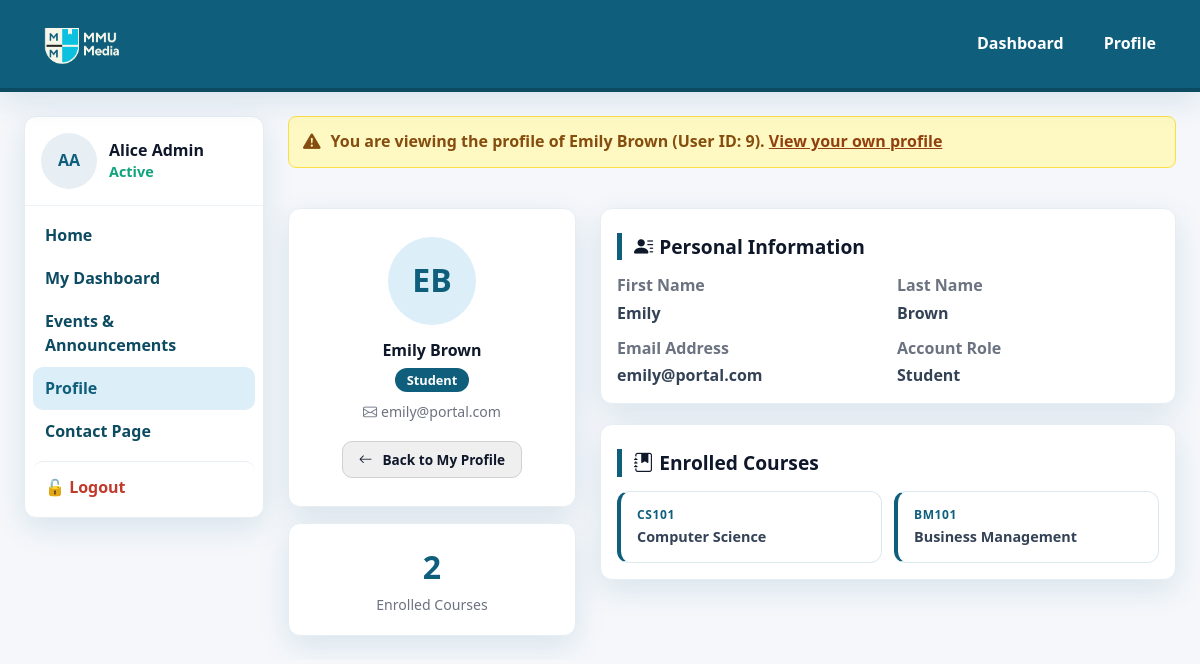
The page /profile?user_id=9 (signed in) on the database its author committed.
### tables this page shows
CREATE TABLE users (
            id             INTEGER PRIMARY KEY AUTOINCREMENT,
            first_name     TEXT    NOT NULL,
            last_name      TEXT    NOT NULL,
            email          TEXT    UNIQUE NOT NULL,
            password       TEXT    NOT NULL,
            role           TEXT    NOT NULL DEFAULT 'student'
                           CHECK(role IN ('student', 'tutor', 'admin')),
            office_number  TEXT,
            office_hours   TEXT
        );

CREATE TABLE courses (
            id          INTEGER PRIMARY KEY AUTOINCREMENT,
            name        TEXT    NOT NULL,
            code        TEXT    UNIQUE NOT NULL,
            description TEXT,
            tutor_id    INTEGER REFERENCES users(id)
        );

### app.py (the view)
@app.route("/profile")
def profile():
    if "user_id" not in session:
        return redirect("/login")
    user_id = request.args.get('user_id', session['user_id'])
    if 'user_id' not in request.args:
        return redirect(f"/profile?user_id={session['user_id']}")
    conn = get_db()
    cursor = conn.cursor()
    cursor.execute("SELECT first_name, last_name, email, role FROM users WHERE id = ?", (user_id,))
    user_data = cursor.fetchone()
    cursor.execute("""
        SELECT c.name, c.code
        FROM enrollments e
        JOIN courses c ON e.course_id = c.id
        WHERE e.user_id = ?
    """, (user_id,))
    courses = [{"name": r[0], "code": r[1]} for r in cursor.fetchall()]
    conn.close()
    user = {"first_name": user_data[0], "last_name": user_data[1], "email": user_data[2], "role": user_data[3]} if user_data else None
    return render_template("profile.html", user=user, courses=courses,
                           current_user_id=int(user_id),
                           logged_in_user_id=session['user_id'])

### app.py (called while the page is built)
def get_db():
    conn = sqlite3.connect(DB_PATH, timeout=30, check_same_thread=False)
    conn.execute("PRAGMA journal_mode=WAL")
    conn.execute("PRAGMA busy_timeout=30000")
    return conn

### templates/profile.html (shortened to what this page needs)
<!DOCTYPE html>
<html lang="en">
<head>
  <link rel="stylesheet" href="{{ url_for('static', filename='css/style.css') }}">
  <link rel="stylesheet" href="https://cdn.jsdelivr.net/npm/bootstrap-icons@1.11.3/font/bootstrap-icons.min.css">
</head>
<body>
  <header class="topbar">
    <div class="brand">
      <img src="{{ url_for('static', filename='assets/MMUMediaLogo.png') }}" alt="Logo" width="100" height="50">
    </div>
    <nav class="nav-buttons">
      <a href="{{ url_for('dashboard') }}">Dashboard</a>
      <a href="{{ url_for('profile') }}">Profile</a>
    </nav>
  </header>
  <div class="app" style="grid-template-columns: 240px 1fr">
    <aside class="sidebar" id="sidebar">
      <div class="profile">
        <div class="avatar">{{ session.user_name[0] | upper }}{{ session.user_last_name[0] | upper }}</div>
        <div class="identity">
          <div class="name">{{ session.user_name }} {{ session.user_last_name }}</div>
          <div class="status">Active</div>
        </div>
      </div>
      <nav class="nav">
        <a href="{{ url_for('index') }}">Home</a>
        <a href="{{ url_for('dashboard') }}">My Dashboard</a>
        <a href="{{ url_for('firstPage') }}">Events &amp; Announcements</a>
        <a href="{{ url_for('profile') }}" class="active">Profile</a>
        <a href="{{ url_for('contact') }}">Contact Page</a>
        <a href="{{ url_for('logout') }}" class="nav-logout">🔓 Logout</a>
      </nav>
    </aside>
    <main class="main">
      {% if user %}
        {% if current_user_id != logged_in_user_id %}
        <div class="flash" style="background:#fef9c3; color:#854d0e; border:1px solid #fde047; display:flex; align-items:center; gap:10px;">
          <i class="bi bi-exclamation-triangle-fill" style="font-size:1.1rem;"></i>
          <span>
            You are viewing the profile of <strong>{{ user.first_name }} {{ user.last_name }}</strong>
            (User ID: {{ current_user_id }}).
            <a href="/profile?user_id={{ logged_in_user_id }}" style="color:#92400e; font-weight:700; text-decoration:underline;">View your own profile</a>
          </span>
        </div>
        {% endif %}
        <div style="display: grid; grid-template-columns: 1fr 2fr; gap: 24px; align-items: start;">
          <div style="display: grid; gap: 16px;">
            <div class="panel" style="text-align: center; padding: 28px 20px;">
              <div style="width:88px; height:88px; border-radius:50%; background:#dceef7; display:flex; align-items:center; justify-content:center; font-size:2rem; font-weight:800; color:var(--primary); margin: 0 auto 14px;">
                {{ user.first_name[0] | upper }}{{ user.last_name[0] | upper }}
              </div>
              <h4 style="font-weight:800; color:var(--ink); margin-bottom:6px;">{{ user.first_name }} {{ user.last_name }}</h4>
              <span style="display:inline-block; background:var(--primary); color:white; padding:3px 12px; border-radius:999px; font-size:0.8rem; font-weight:700; text-transform:capitalize; margin-bottom:10px;">
                {{ user.role }}
              </span>
              <p style="color:var(--muted); font-size:0.88rem; margin-bottom:18px;">
                <i class="bi bi-envelope" style="margin-right:4px;"></i>{{ user.email }}
              </p>
              {% if current_user_id == logged_in_user_id %}
              <a href="/profile?user_id={{ logged_in_user_id }}&edit=1" class="btn btn-primary" style="font-size:0.85rem; padding:8px 16px;">
                <i class="bi bi-pencil" style="margin-right:4px;"></i>Edit Profile
              </a>
              {% else %}
              <a href="/profile?user_id={{ logged_in_user_id }}" class="btn btn-secondary" style="font-size:0.85rem; padding:8px 16px;">
                <i class="bi bi-arrow-left" style="margin-right:4px;"></i>Back to My Profile
              </a>
              {% endif %}
            </div>
            <div class="panel" style="text-align:center; padding:20px;">
              <div style="font-size:2rem; font-weight:800; color:var(--primary);">{{ courses | length }}</div>
              <div style="color:var(--muted); font-size:0.88rem; margin-top:4px;">
                Enrolled Course{{ 's' if courses | length != 1 else '' }}
              </div>
            </div>
          </div>
          <div style="display: grid; gap: 20px;">
            <div class="panel">
              <h5 class="section-title">
                <i class="bi bi-person-lines-fill" style="margin-right:6px;"></i>Personal Information
              </h5>
              {% if current_user_id == logged_in_user_id and request.args.get('edit') == '1' %}
              <form method="POST" action="{{ url_for('profile_edit') }}">
                <div class="form-group">
                  <label for="first_name">First Name</label>
                  <input type="text" id="first_name" name="first_name" value="{{ user.first_name }}" required>
                </div>
                <div class="form-group">
                  <label for="last_name">Last Name</label>
                  <input type="text" id="last_name" name="last_name" value="{{ user.last_name }}" required>
                </div>
                <div class="form-group">
                  <label for="email">Email Address</label>
                  <input type="email" id="email" name="email" value="{{ user.email }}" required>
                </div>
                <div class="detail" style="flex-direction:column; gap:4px; margin-bottom:16px;">
                  <span class="label">Account Role</span>
                  <span class="value" style="text-transform:capitalize;">{{ user.role }}</span>
                </div>
                <div style="display:flex; gap:10px;">
                  <button type="submit" class="btn btn-primary" style="font-size:0.85rem; padding:8px 16px;">
                    <i class="bi bi-check-lg" style="margin-right:4px;"></i>Save Changes
                  </button>
                  <a href="/profile?user_id={{ logged_in_user_id }}" class="btn btn-secondary" style="font-size:0.85rem; padding:8px 16px;">Cancel</a>
                </div>
              </form>
              {% else %}
              <div class="details-grid">
                <div class="detail" style="flex-direction:column; gap:4px;">
                  <span class="label">First Name</span>
                  <span class="value">{{ user.first_name }}</span>
                </div>
                <div class="detail" style="flex-direction:column; gap:4px;">
                  <span class="label">Last Name</span>
                  <span class="value">{{ user.last_name }}</span>
                </div>
                <div class="detail" style="flex-direction:column; gap:4px;">
                  <span class="label">Email Address</span>
                  <span class="value">{{ user.email }}</span>
                </div>
                <div class="detail" style="flex-direction:column; gap:4px;">
                  <span class="label">Account Role</span>
                  <span class="value" style="text-transform:capitalize;">{{ user.role }}</span>
                </div>
              </div>
              {% endif %}
            </div>
            <div class="panel">
              <h5 class="section-title">
                <i class="bi bi-journal-bookmark-fill" style="margin-right:6px;"></i>Enrolled Courses
              </h5>
              {% if courses %}
              <div class="module-grid">
                {% for course in courses %}
                <div class="module-card">
                  <span class="module-code">{{ course.code }}</span>
                  <span class="module-name">{{ course.name }}</span>
                </div>
                {% endfor %}
              </div>
              {% else %}
              <div style="text-align:center; padding:24px 0;">
                <i class="bi bi-journal-x" style="font-size:2rem; color:var(--muted);"></i>
                <p class="empty-state" style="margin-top:8px;">No courses enrolled yet.</p>
              </div>
              {% endif %}
            </div>
          </div>
        </div>
      {% endif %}
    </main>
  </div>
</body>
</html>

### static/css/style.css (style rules this page uses)
:root { --primary: #0f5f7c; --primary-700: #0c4b62; --primary-300: #1a7aa1; --ink: #0f172a; --text: #344256; --muted: #6b7280; --bg: #f5f7fb; --surface: #ffffff; --warning: #f59e0b; --shadow: 0 10px 30px rgba(15, 95, 124, 0.12); --radius: 12px; }
html, body { overflow-x: hidden; }
* { box-sizing: border-box; margin: 0; padding: 0; }
body { font-family: system-ui, -apple-system, Segoe UI, Roboto, "Helvetica Neue", Arial, sans-serif; background: var(--bg); color: var(--text); line-height: 1.45; }
a { color: inherit; text-decoration: none; }
.topbar { position: sticky; top: 0; z-index: 100; display: flex; justify-content: space-between; align-items: center; padding: 14px 30px; background: var(--primary); color: white; border-bottom: 4px solid var(--primary-700); box-shadow: var(--shadow); }
.brand { display: flex; align-items: center; gap: 12px; font-weight: 800; letter-spacing: 0.2px; white-space: nowrap; }
.brand img { height: 60px; width: auto; display: block; }
.nav-buttons { display: flex; align-items: center; gap: 12px; flex-wrap: wrap; }
.nav-buttons a { color: white; font-weight: bold; padding: 8px 14px; border-radius: 8px; background: var(--primary); transition: background 0.2s; }
.app { display: grid; grid-template-columns: 240px 1fr minmax(300px, 360px); gap: 24px; padding: 24px; max-width: 1400px; margin: 0 auto; }
.main { display: grid; gap: 24px; }
.sidebar { position: sticky; top: 78px; align-self: start; background: var(--surface); border: 1px solid #e6edf3; border-radius: var(--radius); box-shadow: var(--shadow); overflow: hidden; }
.profile { display: grid; grid-template-columns: 56px 1fr; gap: 12px; padding: 16px; border-bottom: 1px solid #eef3f7; align-items: center; }
.avatar { width: 56px; height: 56px; border-radius: 50%; background: #e7eef4; display: grid; place-items: center; font-weight: 800; color: var(--primary); flex-shrink: 0; }
.identity .name { font-weight: 800; color: var(--ink); }
.identity .status { color: #10a37f; font-weight: 600; font-size: 0.9rem; }
.nav { padding: 8px; }
.nav a { display: flex; align-items: center; gap: 10px; padding: 10px 12px; border-radius: 10px; color: var(--primary-700); font-weight: 600; }
.nav a.active { background: #dceef7; color: var(--primary); }
.nav a.nav-logout { color: #c0392b; margin-top: 8px; border-top: 1px solid #e6edf3; padding-top: 14px; }
.panel { background: var(--surface); border: 1px solid #e6edf3; border-radius: var(--radius); box-shadow: var(--shadow); padding: 16px; }
.section-title { font-size: 1.2rem; font-weight: 800; color: var(--ink); margin: 8px 0 14px; padding-left: 12px; border-left: 5px solid var(--primary); }
.btn { display: inline-flex; align-items: center; gap: 6px; padding: 10px 18px; border-radius: 10px; font-weight: 700; font-size: 0.95rem; cursor: pointer; border: none; }
.btn-secondary { background: #efefef; color: var(--ink); border: 1px solid #d0d0d0; }
.flash { padding: 12px 14px; border-radius: 8px; margin-bottom: 16px; font-weight: 600; }
.details-grid { display: grid; grid-template-columns: 1fr 1fr; gap: 12px 18px; }
.detail { display: flex; gap: 8px; align-items: baseline; }
.detail .label { min-width: 120px; color: var(--muted); font-weight: 700; }
.detail .value { color: var(--text); font-weight: 600; }
.module-grid { display: grid; grid-template-columns: repeat(auto-fill, minmax(180px, 1fr)); gap: 12px; margin-top: 12px; }
.module-card { display: flex; flex-direction: column; gap: 4px; padding: 14px 16px; background: var(--surface); border: 1px solid #dce8f0; border-left: 4px solid var(--primary); border-radius: var(--radius); color: var(--text); transition: box-shadow 0.15s, border-color 0.15s, transform 0.15s; }
.module-code { font-size: 0.75rem; font-weight: 700; color: var(--primary); text-transform: uppercase; letter-spacing: 0.05em; }
.module-name { font-size: 0.9rem; font-weight: 600; color: var(--text); }
@media (max-width: 1200px) { .app { grid-template-columns: 220px 1fr 280px; } }

### rows shown on the page
users: first_name "Emily", last_name "Brown", first_name "E", last_name "B", role "Student", email "emily@portal.com"
courses: code "CS101", name "Computer Science"
courses: code "BM101", name "Business Management"

### other values the page prints
{{ session.user_name[0] | upper }} "A"
{{ session.user_last_name[0] | upper }} "A"
{{ session.user_name }} "Alice"
{{ session.user_last_name }} "Admin"
{{ current_user_id }} "9"
{{ courses | length }} "2"
{{ 's' if courses | length != 1 else '' }} "s"
